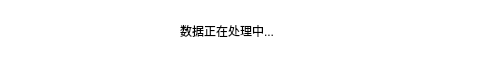
<?xml version="1.0" encoding="UTF-8"?>
<ui version="4.0">
 <class>ExportProcessBar</class>
 <widget class="QWidget" name="ExportProcessBar">
  <property name="geometry">
   <rect>
    <x>0</x>
    <y>0</y>
    <width>499</width>
    <height>60</height>
   </rect>
  </property>
  <property name="windowTitle">
   <string>Form</string>
  </property>
  <property name="styleSheet">
   <string notr="true">background:rgb(255, 255, 255)</string>
  </property>
  <widget class="QLabel" name="label">
   <property name="geometry">
    <rect>
     <x>180</x>
     <y>20</y>
     <width>131</width>
     <height>21</height>
    </rect>
   </property>
   <property name="text">
    <string>数据正在处理中...</string>
   </property>
  </widget>
 </widget>
 <resources/>
 <connections/>
</ui>
